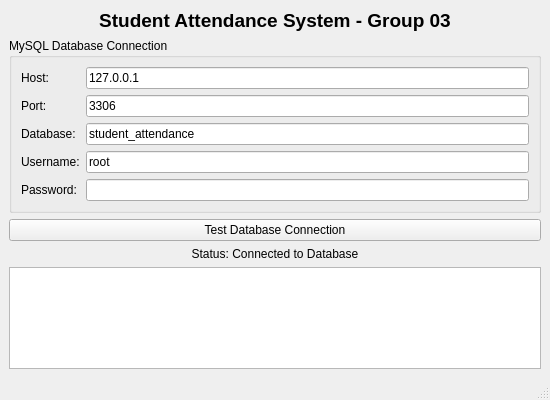
<?xml version="1.0" encoding="UTF-8"?>
<ui version="4.0">
 <class>MainWindow</class>
 <widget class="QMainWindow" name="MainWindow">
  <property name="geometry">
   <rect>
    <x>0</x>
    <y>0</y>
    <width>550</width>
    <height>400</height>
   </rect>
  </property>
  <property name="windowTitle">
   <string>Student Attendance System - Main Dashboard</string>
  </property>
  <widget class="QWidget" name="centralwidget">
   <layout class="QVBoxLayout" name="verticalLayout">
    <item>
     <widget class="QLabel" name="titleLabel">
      <property name="font">
       <font>
        <pointsize>14</pointsize>
        <bold>true</bold>
       </font>
      </property>
      <property name="text">
       <string>Student Attendance System - Group 03</string>
      </property>
      <property name="alignment">
       <set>Qt::AlignCenter</set>
      </property>
     </widget>
    </item>
    <item>
     <widget class="QGroupBox" name="dbGroupBox">
      <property name="title">
       <string>MySQL Database Connection</string>
      </property>
      <layout class="QFormLayout" name="formLayout">
       <item row="0" column="0">
        <widget class="QLabel" name="labelHost">
         <property name="text">
          <string>Host:</string>
         </property>
        </widget>
       </item>
       <item row="0" column="1">
        <widget class="QLineEdit" name="editHost">
         <property name="text">
          <string>127.0.0.1</string>
         </property>
        </widget>
       </item>
       <item row="1" column="0">
        <widget class="QLabel" name="labelPort">
         <property name="text">
          <string>Port:</string>
         </property>
        </widget>
       </item>
       <item row="1" column="1">
        <widget class="QLineEdit" name="editPort">
         <property name="text">
          <string>3306</string>
         </property>
        </widget>
       </item>
       <item row="2" column="0">
        <widget class="QLabel" name="labelDb">
         <property name="text">
          <string>Database:</string>
         </property>
        </widget>
       </item>
       <item row="2" column="1">
        <widget class="QLineEdit" name="editDatabase">
         <property name="text">
          <string>student_attendance</string>
         </property>
        </widget>
       </item>
       <item row="3" column="0">
        <widget class="QLabel" name="labelUser">
         <property name="text">
          <string>Username:</string>
         </property>
        </widget>
       </item>
       <item row="3" column="1">
        <widget class="QLineEdit" name="editUser">
         <property name="text">
          <string>root</string>
         </property>
        </widget>
       </item>
       <item row="4" column="0">
        <widget class="QLabel" name="labelPass">
         <property name="text">
          <string>Password:</string>
         </property>
        </widget>
       </item>
       <item row="4" column="1">
        <widget class="QLineEdit" name="editPassword">
         <property name="echoMode">
          <enum>QLineEdit::Password</enum>
         </property>
        </widget>
       </item>
      </layout>
     </widget>
    </item>
    <item>
     <widget class="QPushButton" name="btnConnect">
      <property name="text">
       <string>Test Database Connection</string>
      </property>
     </widget>
    </item>
    <item>
     <widget class="QLabel" name="lblStatus">
      <property name="text">
       <string>Status: Connected to Database</string>
      </property>
      <property name="alignment">
       <set>Qt::AlignCenter</set>
      </property>
     </widget>
    </item>
    <item>
     <widget class="QTextEdit" name="txtDrivers">
      <property name="readOnly">
       <bool>true</bool>
      </property>
     </widget>
    </item>
   </layout>
  </widget>
  <widget class="QStatusBar" name="statusbar"/>
 </widget>
 <resources/>
 <connections/>
</ui>
